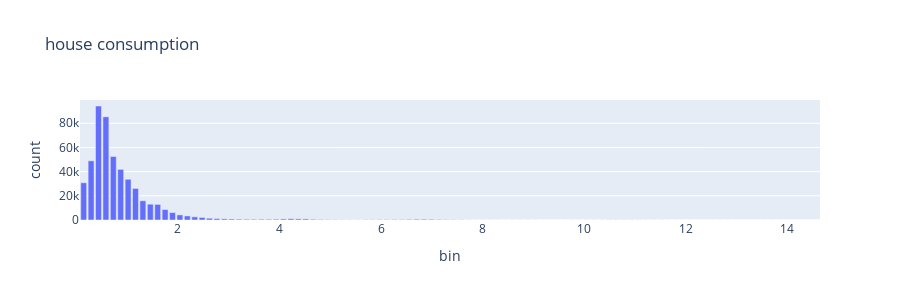

Notebook code cell kept with this figure:
### Code cell
df_hist = rx.just(dist).pipe(
    rs.math.dist.histogram(),
    rs.ops.map(lambda i: pd.DataFrame(np.array(i), columns=["bin", "count"])),
).run()

fig = px.bar(df_hist, x="bin", y="count", title="house consumption")
fig.update_layout(height=300)
fig.show()
